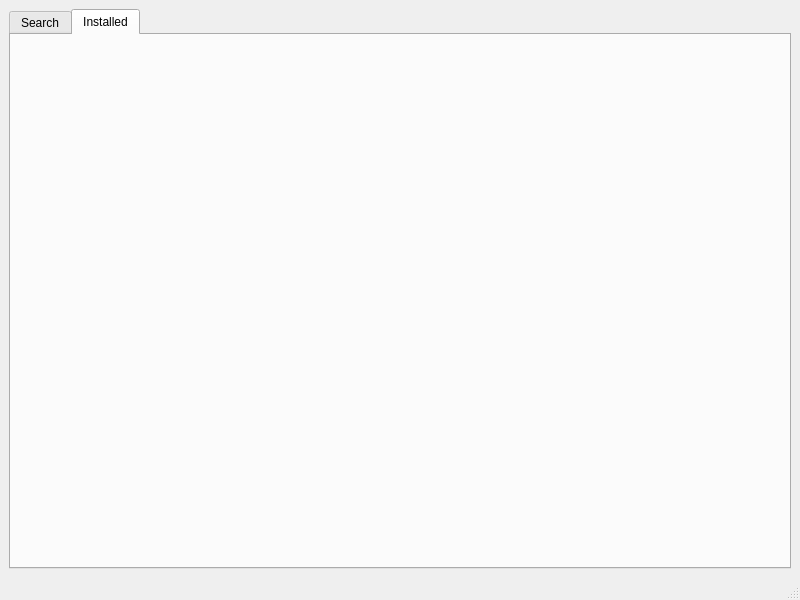
<?xml version="1.0" encoding="UTF-8"?>
<ui version="4.0">
 <class>MainWindow</class>
 <widget class="QMainWindow" name="MainWindow">
  <property name="geometry">
   <rect>
    <x>0</x>
    <y>0</y>
    <width>800</width>
    <height>600</height>
   </rect>
  </property>
  <property name="windowTitle">
   <string>MainWindow</string>
  </property>
  <widget class="QWidget" name="centralwidget">
   <layout class="QGridLayout" name="gridLayout">
    <item row="0" column="0">
     <widget class="QTabWidget" name="tabWidget">
      <property name="currentIndex">
       <number>1</number>
      </property>
      <widget class="QWidget" name="tabSearch">
       <attribute name="title">
        <string>Search</string>
       </attribute>
      </widget>
      <widget class="QWidget" name="tabInstalled">
       <property name="sizePolicy">
        <sizepolicy hsizetype="Expanding" vsizetype="Expanding">
         <horstretch>1</horstretch>
         <verstretch>1</verstretch>
        </sizepolicy>
       </property>
       <attribute name="title">
        <string>Installed</string>
       </attribute>
       <layout class="QGridLayout" name="gridLayout_2"/>
      </widget>
     </widget>
    </item>
   </layout>
  </widget>
  <widget class="QStatusBar" name="statusbar"/>
 </widget>
 <resources/>
 <connections/>
</ui>
